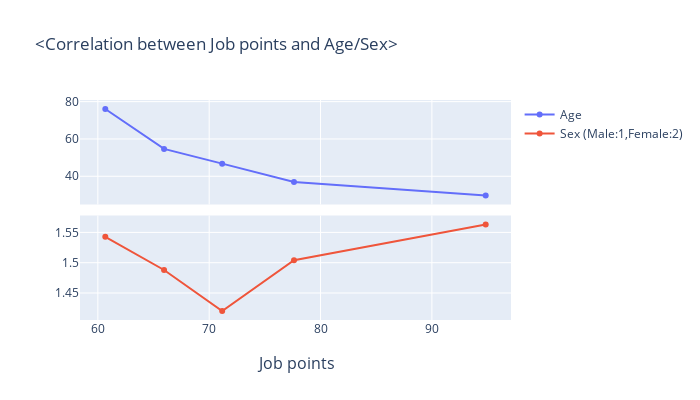

The notebook cell saved with this chart:
### Code cell
# job_points과 age는 반비례
# 남여 비중은 대체로 1.5를 기준으로 크게 벗어나지 않는 것으로 보아, 성비가 거의 50:50에 가까움
from plotly.subplots import make_subplots
import plotly.graph_objects as go
fig = make_subplots(rows=2, cols=1, shared_xaxes=True, vertical_spacing=0.05, x_title='Job points')
fig.add_trace(go.Scatter(name='Age', x = job_lv_pivot['job_points'], y = job_lv_pivot['age']), row = 1, col =1)
fig.add_trace(go.Scatter(name='Sex\n(Male:1,Female:2)',x = job_lv_pivot['job_points'], y = job_lv_pivot['sex']), row = 2, col =1)
fig.update_layout(height=400, width=700, title_text="<Correlation between Job points and Age/Sex>")
fig.show()

### Figure 1 — Plotly figure (JSON) as saved in the notebook; plotly's stock layout.template omitted (floating-point values rounded to 4 significant figures)
{"data": [{"name": "Age", "type": "scatter", "x": [94.83, 77.62, 71.17, 65.95, 60.67], "xaxis": "x", "y": [29.68, 36.98, 46.77, 54.68, 76.07], "yaxis": "y"}, {"name": "Sex\n(Male:1,Female:2)", "type": "scatter", "x": [94.83, 77.62, 71.17, 65.95, 60.67], "xaxis": "x2", "y": [1.563, 1.504, 1.42, 1.488, 1.543], "yaxis": "y2"}], "layout": {"annotations": [{"font": {"size": 16}, "showarrow": false, "text": "Job points", "x": 0.5, "xanchor": "center", "xref": "paper", "y": 0, "yanchor": "top", "yref": "paper", "yshift": -30}], "height": 400, "title": {"text": "<Correlation between Job points and Age/Sex>"}, "width": 700, "xaxis": {"anchor": "y", "domain": [0, 1], "matches": "x2", "showticklabels": false}, "xaxis2": {"anchor": "y2", "domain": [0, 1]}, "yaxis": {"anchor": "x", "domain": [0.525, 1]}, "yaxis2": {"anchor": "x2", "domain": [0, 0.475]}}}
